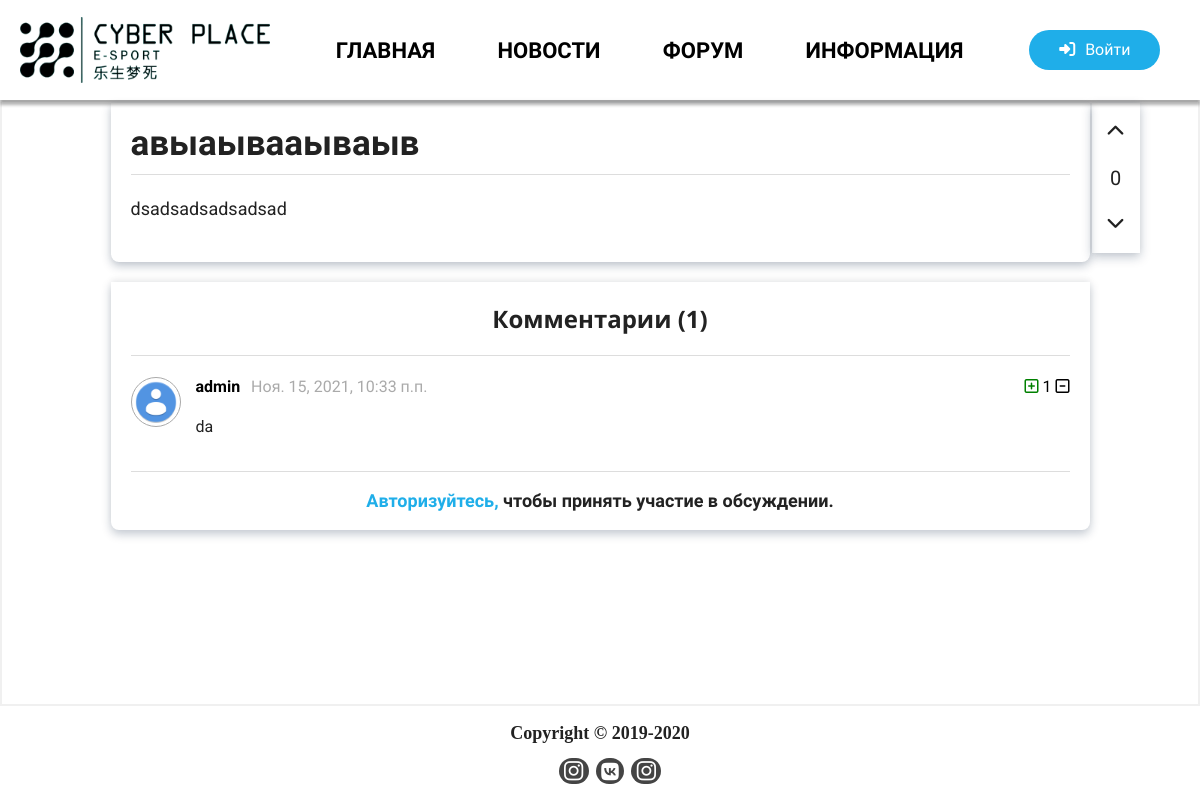
The page /news/1 on the database as committed earlier.
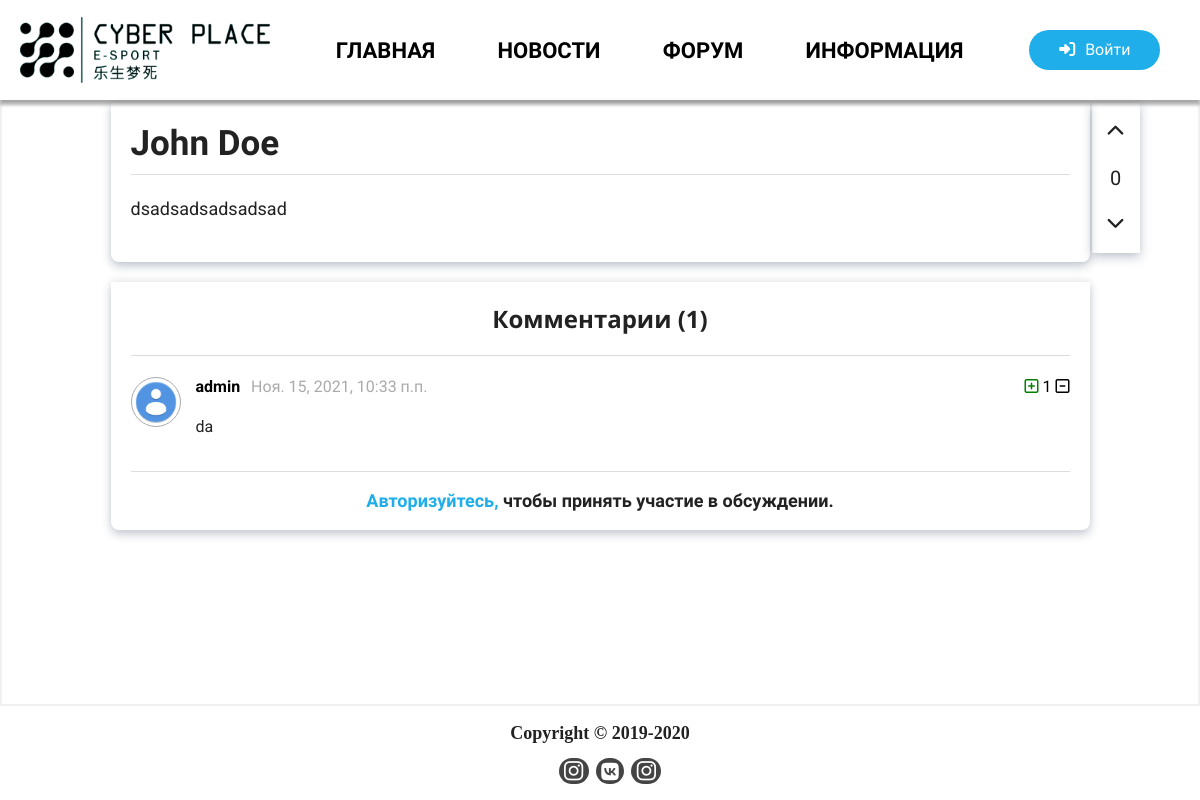
The same page on the database as committed later.
### news/models.py (models this page shows, shortened)
class News(models.Model):
    title = models.CharField("Загаловок", max_length = 115)
    small_text = RichTextUploadingField("Краткое описание",config_name='smallText', max_length=200)
    text = RichTextUploadingField("Текст новости")
    votes = GenericRelation('LikeDislike', related_query_name='news')
    date_pub = models.DateTimeField("Дата публикации", auto_now=False, default = timezone.now)
    image = models.ImageField("Изображение на обложку", default="")
    image_small = ImageSpecField([Adjust(contrast=1, sharpness=1),ResizeToFill(420, 240)], source='image',format='JPEG', options={'quality': 90})
    header_image = models.ImageField("Изображение сверху главной страницы", default="", blank=True)
    header_image_small = ImageSpecField([Adjust(contrast=1, sharpness=1),ResizeToFill(1600, 900)], source='image',format='JPEG', options={'quality': 90})
    author = models.ForeignKey(User, blank=True, on_delete=models.SET(get_sentinel_user), verbose_name = "Автор")
    message_count = models.IntegerField("Колличество сообщений", default=0)
    in_header = models.BooleanField("Разместить сверху главной страницы?" ,default=False)
    class Meta:
        verbose_name = 'Новость'
        verbose_name_plural = 'Новости'
        ordering = ['-date_pub']

### news/views.py (the view, shortened to what this page needs)
# urls.py: path('<int:id>', views.NewsDetailView.as_view(), name='newsDetail'),
class NewsDetailView(FormView, DetailView, MultipleObjectMixin):
    model = News
    template_name = "news/newsDetail.html"
    pk_url_kwarg = 'id'
    context_object_name = 'new'
    paginate_by = 15
    form_class = NewsCommentsForm
    def get_context_data(self, **kwargs):
        object_list = NewsComments.objects.filter(news=self.get_object())
        context = super(NewsDetailView, self).get_context_data(object_list=object_list, **kwargs)
        return context

### news/models.py (called while the page is built)
    def sum_rating(self):
        return self.get_queryset().aggregate(Sum('vote')).get('vote__sum') or 0

### news/templatetags/news_tags.py (called while the page is built)
@register.simple_tag
def checkUserLike(new, user):
    try:
        l = LikeDislike.objects.get(content_type=ContentType.objects.get_for_model(new), object_id=new.id, user=user)
    except:
        return False
    if l.vote == 1:
        return 'green'
    else:
        return 'red'

### templates/news/newsDetail.html (shortened to what the changed rows need)
{% extends 'index.html' %}
{% block content %}
{% load news_tags %}
    <div class="container">
        <div class="news-detail">
            {% checkUserLike new user.id as check %}
            <div class="news-content">
                <div class="news-likes">
                    {% if  check == "green" %}
                        <span data-action="like" data-type="news" data-id="{{ new.id }}" id="like" class="news-arrow fas fa-chevron-up like" href=""></span>
                    {% else %}
                        <span data-action="like" data-type="news" data-id="{{ new.id }}" id="like" class="news-arrow fas fa-chevron-up" href=""></span>
                    {% endif %}
                    <span class="news-like-count">{{ new.votes.sum_rating }}</span>
                    {% if check == "red"%}
                    <span data-action="dislike" data-type="news" data-id="{{ new.id }}" id="dislike"  class="news-arrow fas fa-chevron-down dislike" href=""></span>
                    {% else %}
                    <span data-action="dislike" data-type="news" data-id="{{ new.id }}" id="dislike"  class="news-arrow fas fa-chevron-down" href=""></span>
                    {% endif %}
                </div>
                <div class="news-heading">
                    <h1 class="news-title">{{new.title}}</h1>
                </div>
                {{new.text|safe}}
            </div>
        </div>
        <div class="comments-list">
            <div class="comments">
                <h3>Комментарии ({{new.message_count}})</h3>
                {% for comment in object_list %}
                    <div class="comment-row">
                        <div class="comment-wrapper">
                                            {% checkUserLike comment comment.author.id as ch %}
                        </div>
                    </div>
                {% endfor %}
                {% if user.is_authenticated %}
                    <form method="POST" action="{% url 'news:newsDetail' new.id %}?page={{page_obj.number}}">
                        {% csrf_token %}
                        {{form.media}}
                        <p class="form-title">Написать сообщение:</p>
                        {{form.text}}
                        <input class='form-btn' type="submit">
                    </form>
                {% else %}
                <p class="message-login"> <a href="{% url 'accounts:login' %}?next={{request.path}}">Авторизуйтесь,</a>  чтобы принять участие в обсуждении.</p>
                {% endif %}
            </div>
        </div>
    </div>
{% endblock %}

Rows that differ between the two databases and show on the page:
changed News "dsadsadsadsadsad": title "авыаывааываыв" → "John Doe"
